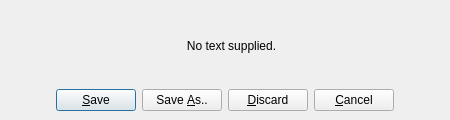
<ui version="4.0" >
 <class>QG_ExitDialog</class>
 <widget class="QDialog" name="QG_ExitDialog" >
  <property name="geometry" >
   <rect>
    <x>0</x>
    <y>0</y>
    <width>450</width>
    <height>108</height>
   </rect>
  </property>
  <property name="sizePolicy" >
   <sizepolicy vsizetype="Preferred" hsizetype="Minimum" >
    <horstretch>0</horstretch>
    <verstretch>0</verstretch>
   </sizepolicy>
  </property>
  <property name="minimumSize" >
   <size>
    <width>450</width>
    <height>120</height>
   </size>
  </property>
  <property name="maximumSize" >
   <size>
    <width>450</width>
    <height>200</height>
   </size>
  </property>
  <property name="windowTitle" >
   <string>QCad</string>
  </property>
  <property name="sizeGripEnabled" >
   <bool>false</bool>
  </property>
  <layout class="QVBoxLayout" >
   <property name="spacing" >
    <number>6</number>
   </property>
   <property name="leftMargin" >
    <number>9</number>
   </property>
   <property name="topMargin" >
    <number>9</number>
   </property>
   <property name="rightMargin" >
    <number>9</number>
   </property>
   <property name="bottomMargin" >
    <number>9</number>
   </property>
   <item>
    <layout class="QHBoxLayout" >
     <property name="spacing" >
      <number>6</number>
     </property>
     <property name="leftMargin" >
      <number>0</number>
     </property>
     <property name="topMargin" >
      <number>0</number>
     </property>
     <property name="rightMargin" >
      <number>0</number>
     </property>
     <property name="bottomMargin" >
      <number>0</number>
     </property>
     <item>
      <widget class="QLabel" name="lIcon" >
       <property name="text" >
        <string/>
       </property>
      </widget>
     </item>
     <item>
      <widget class="QLabel" name="lQuestion" >
       <property name="sizePolicy" >
        <sizepolicy vsizetype="MinimumExpanding" hsizetype="Preferred" >
         <horstretch>1</horstretch>
         <verstretch>0</verstretch>
        </sizepolicy>
       </property>
       <property name="text" >
        <string>No text supplied.</string>
       </property>
       <property name="alignment" >
        <set>Qt::AlignCenter</set>
       </property>
       <property name="wordWrap" >
        <bool>true</bool>
       </property>
      </widget>
     </item>
    </layout>
   </item>
   <item>
    <layout class="QHBoxLayout" >
     <property name="spacing" >
      <number>6</number>
     </property>
     <property name="leftMargin" >
      <number>0</number>
     </property>
     <property name="topMargin" >
      <number>0</number>
     </property>
     <property name="rightMargin" >
      <number>0</number>
     </property>
     <property name="bottomMargin" >
      <number>0</number>
     </property>
     <item>
      <spacer>
       <property name="orientation" >
        <enum>Qt::Horizontal</enum>
       </property>
       <property name="sizeHint" >
        <size>
         <width>40</width>
         <height>20</height>
        </size>
       </property>
      </spacer>
     </item>
     <item>
      <widget class="QPushButton" name="bSave" >
       <property name="text" >
        <string>&amp;Save</string>
       </property>
       <property name="icon" >
        <iconset resource="../../../../qcadactions/src/qcadactions.qrc" >:/qcad/images/filesave.png</iconset>
       </property>
       <property name="default" >
        <bool>true</bool>
       </property>
      </widget>
     </item>
     <item>
      <widget class="QPushButton" name="bSaveAs" >
       <property name="text" >
        <string>Save &amp;As..</string>
       </property>
       <property name="icon" >
        <iconset resource="../../../../qcadactions/src/qcadactions.qrc" >:/qcad/images/filesaveas.png</iconset>
       </property>
      </widget>
     </item>
     <item>
      <widget class="QPushButton" name="bLeave" >
       <property name="text" >
        <string>&amp;Discard</string>
       </property>
       <property name="autoDefault" >
        <bool>true</bool>
       </property>
       <property name="default" >
        <bool>false</bool>
       </property>
      </widget>
     </item>
     <item>
      <widget class="QPushButton" name="bCancel" >
       <property name="text" >
        <string>&amp;Cancel</string>
       </property>
       <property name="autoDefault" >
        <bool>true</bool>
       </property>
      </widget>
     </item>
     <item>
      <spacer>
       <property name="orientation" >
        <enum>Qt::Horizontal</enum>
       </property>
       <property name="sizeHint" >
        <size>
         <width>40</width>
         <height>20</height>
        </size>
       </property>
      </spacer>
     </item>
    </layout>
   </item>
  </layout>
 </widget>
 <layoutdefault spacing="6" margin="11" />
 <tabstops>
  <tabstop>bSave</tabstop>
  <tabstop>bSaveAs</tabstop>
  <tabstop>bLeave</tabstop>
  <tabstop>bCancel</tabstop>
 </tabstops>
 <resources>
  <include location="../../qcadguiqt.qrc" />
  <include location="../../../../qcadactions/src/qcadactions.qrc" />
 </resources>
 <connections/>
</ui>
